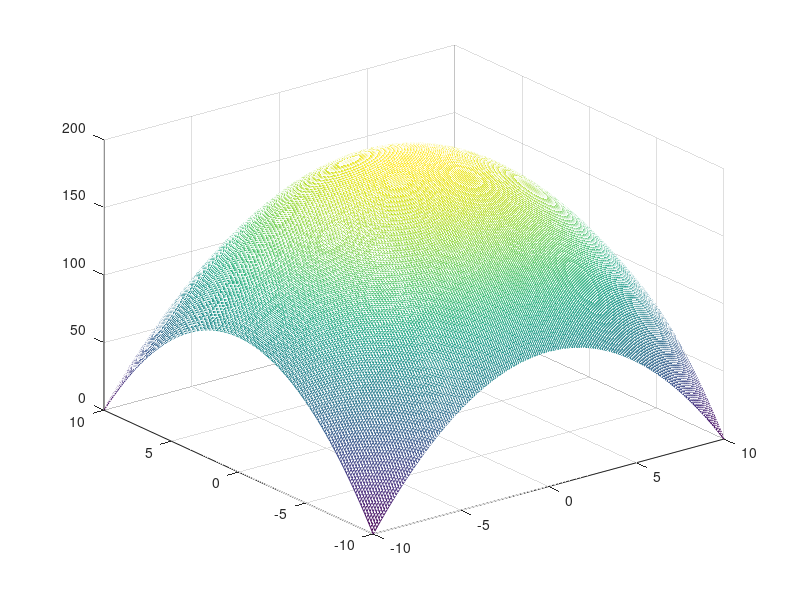

Recreate this plot in MATLAB.
% 绘制网格图
clc,clear,close all
x = -10:0.1:10;
y = -10:0.1:10;
[x,y] = meshgrid(x,y); % 生成格点
z = - x.^2 - y.^2 + 200;
mesh(x,y,z);